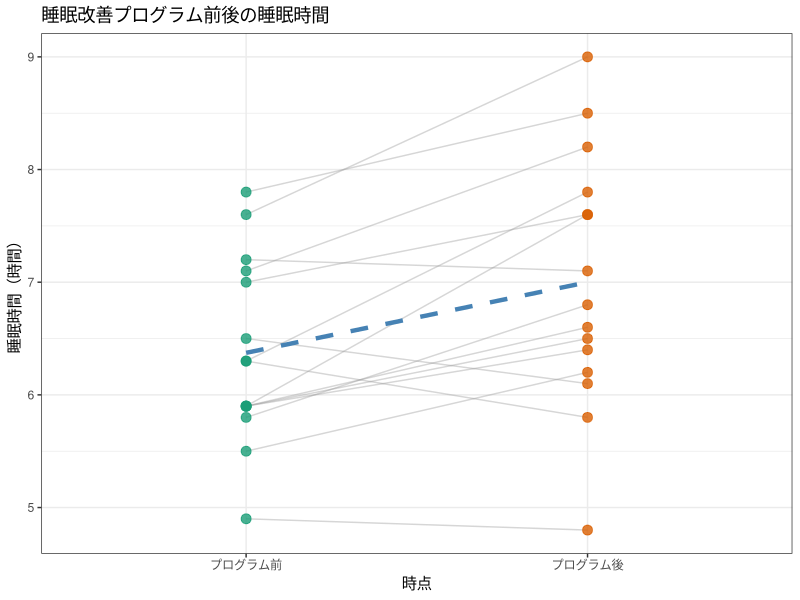

Write the R code that produced this figure.
## ---- chunk 1
knitr::opts_chunk$set(echo = TRUE, warning = FALSE, message = FALSE,
                      fig.width = 7, fig.height = 4)
library(tidyverse)

# 図の日本語が文字化けしないようにする（ragg があるときだけ有効にする）
if (requireNamespace("ragg", quietly = TRUE)) {
  knitr::opts_chunk$set(dev = "ragg_png")
}
## ---- chunk 2
library(tidyverse)
## ---- chunk 3
# 架空データ：睡眠改善プログラム前後の睡眠時間（時間）
set.seed(42)
n <- 15
sleep_data <- tibble(
  id     = 1:n,
  before = round(rnorm(n, mean = 6.0, sd = 0.8), 1),
  after  = round(before + rnorm(n, mean = 0.8, sd = 0.5), 1)
)
sleep_data
## ---- chunk 4
# 基本統計量
sleep_data |>
  summarise(
    mean_before = mean(before),
    sd_before   = sd(before),
    mean_after  = mean(after),
    sd_after    = sd(after),
    mean_diff   = mean(after - before)
  )
## ---- chunk 5
sleep_data
## ---- chunk 6
# pivot_longer でワイド → ロングに変換
sleep_long <- sleep_data |>
  pivot_longer(
    cols      = c(before, after),   # 変換する列
    names_to  = "time",             # 時点を入れる新しい列名
    values_to = "sleep"             # 値を入れる新しい列名
  ) |>
  mutate(time = factor(time, levels = c("before", "after"),
                       labels = c("プログラム前", "プログラム後")))
sleep_long
## ---- chunk 7
# 可視化（対応あり：同じ人をつなぐ線を引く）
ggplot(sleep_long, aes(x = time, y = sleep, group = id)) +
  geom_line(alpha = 0.4, color = "gray60") +
  geom_point(aes(color = time), size = 3, alpha = 0.8) +
  stat_summary(aes(group = 1), fun = mean, geom = "line",
               linewidth = 1.5, color = "steelblue", linetype = "dashed") +
  scale_color_brewer(palette = "Dark2") +
  labs(title = "睡眠改善プログラム前後の睡眠時間",
       x = "時点", y = "睡眠時間（時間）", color = "時点") +
  theme_bw() +
  theme(legend.position = "none")
## ---- chunk 8
# 方法1：paired = TRUE を指定
t.test(sleep_data$after, sleep_data$before, paired = TRUE)
## ---- chunk 9
# 方法2：差分ベクトルを作って1標本t検定として実行（同じ結果）
diff_sleep <- sleep_data$after - sleep_data$before
t.test(diff_sleep, mu = 0)
## ---- chunk 10
d_paired <- mean(diff_sleep) / sd(diff_sleep)
round(d_paired, 2)
## ---- chunk 11
# 対応なし（誤った分析）
t.test(sleep_data$after, sleep_data$before, paired = FALSE)
## ---- chunk 12
# ロング → ワイドに戻す
sleep_long |>
  pivot_wider(
    id_cols    = id,
    names_from  = time,
    values_from = sleep
  )
## ---- chunk 13
# 架空データ：3名の授業前後の不安度スコア
anxiety_data <- tibble(
  id     = c("A", "B", "C"),
  pre    = c(7, 5, 8),
  post   = c(4, 3, 6)
)
anxiety_data
